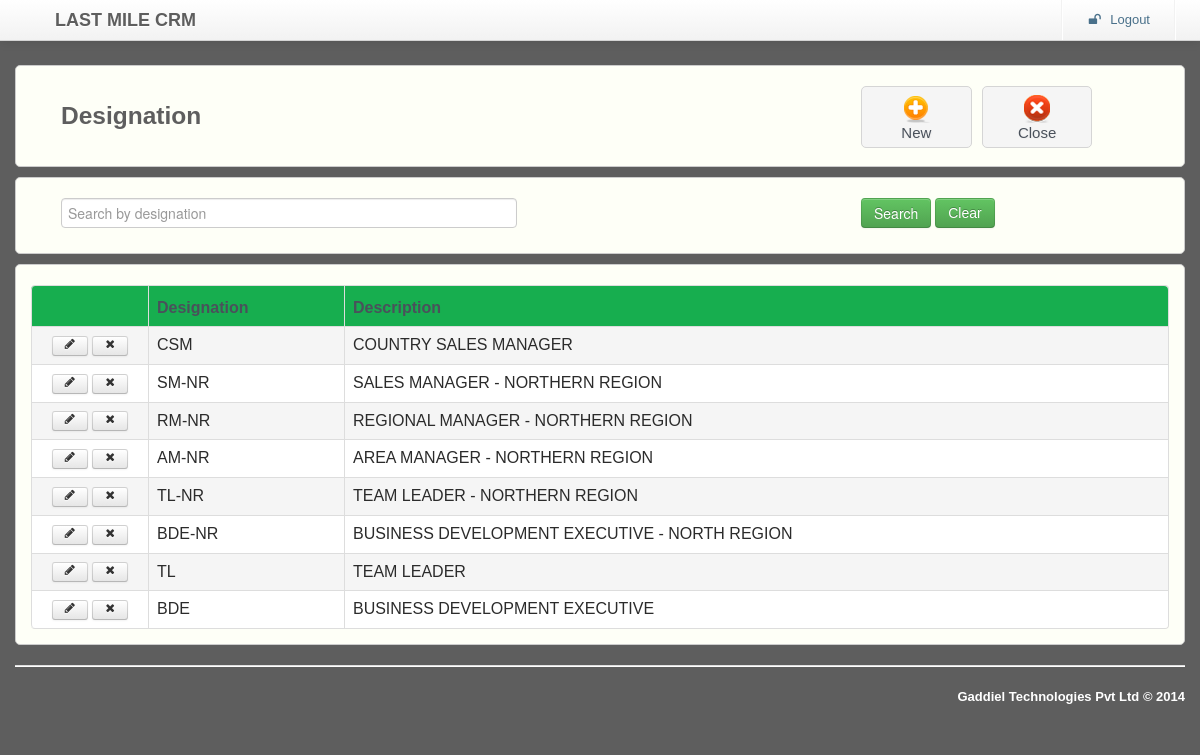
The page /master/designation/designation.php on the database its author committed.
### tables this page shows
CREATE TABLE IF NOT EXISTS `DESIGNATION` (
  `CREATED_BY` varchar(60) NOT NULL DEFAULT '-1',
  `CREATED_DATE` date NOT NULL DEFAULT '0000-00-00',
  `LAST_UPDATE_BY` varchar(60) NOT NULL DEFAULT '-1',
  `LAST_UPDATE_DATE` timestamp NOT NULL DEFAULT CURRENT_TIMESTAMP ON UPDATE CURRENT_TIMESTAMP,
  `ID` int(10) NOT NULL AUTO_INCREMENT,
  `DESIGNATION_NAME` varchar(60) NOT NULL,
  `DESCRIPTION` varchar(240) DEFAULT NULL,
  PRIMARY KEY (`ID`)
);

### master/designation/designation.php (the view, shortened to what this page needs)
<html lang="en"><head><meta http-equiv="Content-Type" content="text/html; charset=UTF-8">
    <link rel="stylesheet" type="text/css" href="../../resources/css/bootstrap.min.css" >
    <link rel="stylesheet" type="text/css" href="../../resources/css/bootstrap-responsive.min.css" >
    <link rel="stylesheet" type="text/css" href="../../resources/css/alveolae.css">
    <link rel="stylesheet" type="text/css" href="../../resources/css/font-awesome.css">
    <link rel="stylesheet" type="text/css" href="../../resources/css/footable.core.css?v=2-0-1">
    <link rel="stylesheet" type="text/css" href="../../resources/css/footable-demos.css">
</head>
<body>
<?php include($_SERVER['DOCUMENT_ROOT'].'/lastMileCRM/header.php'); ?>
	<form action="" method="POST" name="forms">
	<div id="main-content">
		<div class="container">
			<div class="row">
			   <div class="span12 desktop">
				 <div class="widget">
					<div class="widget-content ">
						<div class="span8"><h3>Designation</h3></div>
						<div class="span3">
							<div class="box-holder">
                                 <a href="addDesignation.php" onClick="newPage()">
                                 <div class="box"><img src="../../resources/images/e-add.png"/></br>New</div></a>
                            </div>
							 <div class="box-holder">
							   <a href="../master.php">
							   <div class="box"><img src="../../resources/images/e-close.png"/></br>Close</div></a>
                             </div>
						</div>
					</div>
				</div>
			 </div>
					<div class="span12">
					    <div class="widget">
						<div class="widget-content">
							<div class="span8"><input type="text" autofocus class="span5" placeholder="Search by designation" id="designation" name="designation"/></div>
							<div class="span3"><input type="submit" class="btn btn-success " onClick="searchvalue()" value="Search"> <a href="#" class="btn btn-success " onClick="clearvalue()">Clear</a></div>
						</div>
					   </div>
			  </div>
				<div class="span12">
					<div class="widget-content">
						<div class="tab-content">
							<div class="tab-pane active" id="demo">
							<table class="table demo table-bordered " data-filter="#filter" data-page-size="5"
							       data-page-previous-text="prev" data-page-next-text="next">
								<thead>
									   <tr class="widget-header">
										<th ></th>
										<th data-toggle="true">Designation</th>
										<th data-hide="phone">Description</th>
									</tr>
								</thead>
								<tbody id="gridvaluediv" class="mytable1">
								 <?php
								    $pdo = Database::connect();
									$pdo->setAttribute(PDO::ATTR_ERRMODE, PDO::ERRMODE_EXCEPTION);
									$result = $pdo->prepare("SELECT ID,DESIGNATION_NAME,DESCRIPTION FROM DESIGNATION ORDER BY ID DESC");
		                            $result->execute();
		                            for($i=0; $row = $result->fetch(); $i++){
			 				      ?>
									<tr Style="cursor:pointer;">
                                    <td class="actions">
											<a href="editDesignation.php?id=<?php echo $row['ID']; ?>" class="btn btn-small "><i class="icon-pencil"></i></a>
											<a href="deleteDesignation.php?id=<?php echo $row['ID']; ?>" class="btn btn-small" onclick="return confirm('Are you sure?')"><i class="icon-remove"></i></a>
										</td>
										<td><?php  echo $row['DESIGNATION_NAME'];?></td>
										<td><?php  echo $row['DESCRIPTION'];?></td>
									</tr>
								  <?php } ?>
								</tbody>
							</table>
							</div>
						</div>
					</div>
				</div>
			</div>
			<?php include($_SERVER['DOCUMENT_ROOT'].'/lastMileCRM/footer.php'); ?>
		</div>
	</div>
     </form>
</body>
</html>

### resources/css/alveolae.css (style rules this page uses)
body { background-color: #5e5e5e; font-family: 'Asap', sans-serif; }
h3 { margin-bottom: 15px; font-weight: 700; color: #5e5e5e; }
#main-content { padding-top: 60px; }
label, input, button, select, textarea { cursor: default; }
.box-holder { width: 25%; display: table-cell; }
.box-holder a { text-decoration: none; }
.box { height: 50px; padding: 5px; margin-right: 10px; font-size: 15px; text-align: center; color: #4A515B; background: #F5F5F5; border: 1px solid #D5D5D5; border-radius: 5px; text-shadow: 1px 1px 1px #EDEDED; }
.widget { clear: both; width: auto; position: relative; margin-bottom: 10px; }
.widget-header { position: relative; height: 40px; background: #17ae4f; border: 1px solid #CCCCCC; -webkit-border-top-left-radius: 5px; -webkit-border-top-right-radius: 5px; -moz-border-radius-topleft: 5px; -moz-border-radius-topright: 5px; border-top-left-radius: 5px; border-top-right-radius: 5px; }
.widget-content { padding: 20px 15px 15px; background: #fefff7; border: 1px solid #CCCCCC; -moz-border-radius: 5px; -webkit-border-radius: 5px; border-radius: 5px; }
.widget-content:before, .widget-content:after { content:""; display:table; clear:both; }
.table th { text-align: left; color: #4A515B; }
.table .actions { width: 100px; text-align: center; }
.table { display: table; margin: 0 auto; }
.desktop { display:block; }

### resources/css/footable.core.css (style rules this page uses)
.footable { width: 100%; }
.footable > thead > tr > th { -webkit-touch-callout: none; -webkit-user-select: none; -khtml-user-select: none; -moz-user-select: -moz-none; -ms-user-select: none; user-select: none; }

### resources/css/footable-demos.css (style rules this page uses)
body { color:#2B2B2B; font-family: 'trebuchet MS' , 'Lucida sans' , Arial; }

### master/designation/designation.php (style rules this page uses)
.oddtr { background-color:#FFFFFF; }
.eventr { background-color:#F5F5F5; }

### rows shown on the page
designation: DESIGNATION_NAME "CSM", DESCRIPTION "COUNTRY SALES MANAGER"
designation: DESIGNATION_NAME "SM-NR", DESCRIPTION "SALES MANAGER - NORTHERN REGION"
designation: DESIGNATION_NAME "RM-NR", DESCRIPTION "REGIONAL MANAGER - NORTHERN REGION"
designation: DESIGNATION_NAME "AM-NR", DESCRIPTION "AREA MANAGER - NORTHERN REGION"
designation: DESIGNATION_NAME "TL-NR", DESCRIPTION "TEAM LEADER - NORTHERN REGION"
designation: DESIGNATION_NAME "BDE-NR", DESCRIPTION "BUSINESS DEVELOPMENT EXECUTIVE - NORTH REGION"
designation: DESIGNATION_NAME "TL", DESCRIPTION "TEAM LEADER"
designation: DESIGNATION_NAME "BDE", DESCRIPTION "BUSINESS DEVELOPMENT EXECUTIVE"
